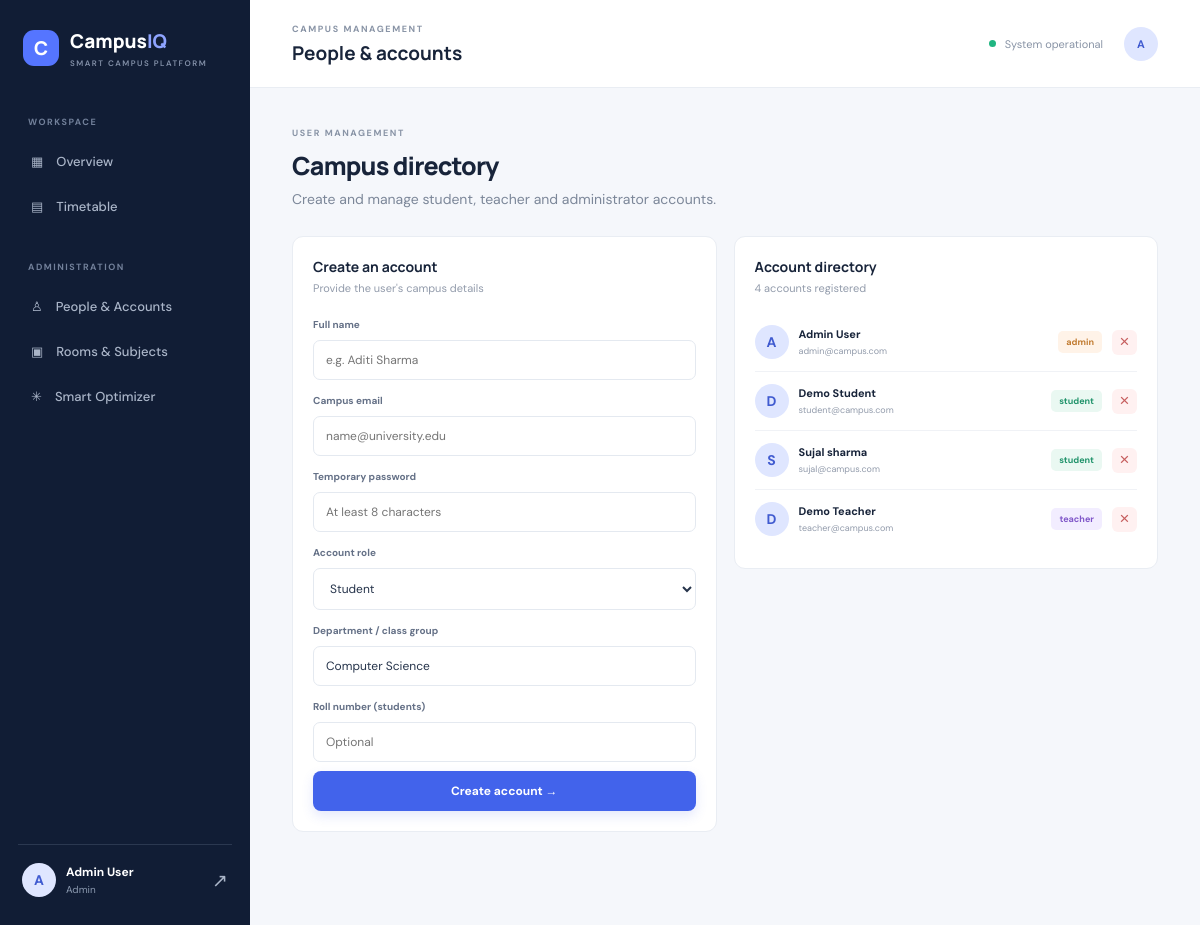
The app's page /admin/users (signed in) with its own data.
### app.py (models this page shows, shortened)
class User(UserMixin, db.Model):
    id = db.Column(db.Integer, primary_key=True)
    name = db.Column(db.String(100), nullable=False)
    email = db.Column(db.String(120), unique=True, nullable=False)
    password_hash = db.Column(db.String(255), nullable=False)
    role = db.Column(db.String(20), nullable=False)
    department = db.Column(db.String(100), default='Computer Science')
    roll_no = db.Column(db.String(40))

### app.py (the view, shortened to what this page needs)
@app.route('/admin/users', methods=['GET','POST'])
@role_required('admin')
def users():
    return render_template('users.html', users=User.query.order_by(User.role,User.name).all())

### app.py (called while the page is built)
@login_manager.user_loader
def load_user(user_id): return db.session.get(User, int(user_id))

def role_required(*roles):
    def decorator(fn):
        @wraps(fn)
        @login_required
        def wrapped(*args, **kwargs):
            if current_user.role not in roles: abort(403)
            return fn(*args, **kwargs)
        return wrapped
    return decorator

@app.context_processor
def inject_globals(): return {'DAYS': DAYS, 'SLOTS': SLOTS}

### templates/users.html
{% extends 'base.html' %}{% block page_heading %}People & accounts{% endblock %}{% block content %}<div class="welcome-row"><div><span class="eyebrow">USER MANAGEMENT</span><h1>Campus directory</h1><p class="muted">Create and manage student, teacher and administrator accounts.</p></div></div><div class="grid-two align-start"><div class="panel"><div class="panel-head"><div><h3>Create an account</h3><p>Provide the user's campus details</p></div></div><form method="post" class="form-stack"><label>Full name</label><input name="name" required placeholder="e.g. Aditi Sharma"><label>Campus email</label><input name="email" type="email" required placeholder="name@university.edu"><label>Temporary password</label><input name="password" type="password" minlength="8" required placeholder="At least 8 characters"><label>Account role</label><select name="role"><option value="student">Student</option><option value="teacher">Teacher</option><option value="admin">Administrator</option></select><label>Department / class group</label><input name="department" value="Computer Science" placeholder="e.g. CSE-3A"><label>Roll number (students)</label><input name="roll_no" placeholder="Optional"><button class="btn primary">Create account →</button></form></div><div class="panel"><div class="panel-head"><div><h3>Account directory</h3><p>{{ users|length }} accounts registered</p></div></div><div class="directory">{% for u in users %}<div class="directory-row"><div class="avatar soft">{{ u.name[:1]|upper }}</div><div class="directory-info"><b>{{ u.name }}</b><small>{{ u.email }}</small></div><span class="role-tag {{ u.role }}">{{ u.role }}</span><form method="post" action="{{ url_for('delete_user',user_id=u.id) }}" onsubmit="return confirm('Delete this account?')"><button class="icon-btn" title="Delete">×</button></form></div>{% else %}<p class="muted">No users found.</p>{% endfor %}</div></div></div>{% endblock %}

### templates/base.html
<!doctype html><html lang="en"><head><meta charset="utf-8"><meta name="viewport" content="width=device-width,initial-scale=1"><title>{% block title %}CampusIQ{% endblock %} | Smart Campus</title><link rel="stylesheet" href="{{ url_for('static',filename='style.css') }}"></head><body>{% if current_user.is_authenticated %}<aside class="sidebar"><a class="brand" href="{{ url_for('dashboard') }}"><span class="brand-icon">C</span><span>Campus<span class="brand-light">IQ</span><small>SMART CAMPUS PLATFORM</small></span></a><div class="side-label">WORKSPACE</div><a class="nav-link" href="{{ url_for('dashboard') }}">▦ <span>Overview</span></a><a class="nav-link" href="{{ url_for('timetable') }}">▤ <span>Timetable</span></a>{% if current_user.role=='admin' %}<div class="side-label">ADMINISTRATION</div><a class="nav-link" href="{{ url_for('users') }}">♙ <span>People & Accounts</span></a><a class="nav-link" href="{{ url_for('resources') }}">▣ <span>Rooms & Subjects</span></a><a class="nav-link" href="{{ url_for('optimize') }}">✳ <span>Smart Optimizer</span></a>{% elif current_user.role=='teacher' %}<div class="side-label">TEACHING</div><a class="nav-link" href="{{ url_for('availability') }}">◷ <span>My Availability</span></a>{% endif %}<div class="sidebar-bottom"><div class="avatar">{{ current_user.name[:1]|upper }}</div><div class="user-mini"><b>{{ current_user.name }}</b><small>{{ current_user.role|title }}</small></div><a class="logout" href="{{ url_for('logout') }}">↗</a></div></aside>{% endif %}<main class="main {% if not current_user.is_authenticated %}main-auth{% endif %}">{% if current_user.is_authenticated %}<header class="topbar"><div><span class="eyebrow">CAMPUS MANAGEMENT</span><h2>{% block page_heading %}Overview{% endblock %}</h2></div><div class="top-right"><span class="status-dot"></span><span>System operational</span><div class="top-avatar">{{ current_user.name[:1]|upper }}</div></div></header>{% endif %}<section class="content">{% with messages=get_flashed_messages(with_categories=true) %}{% for category,message in messages %}<div class="flash {{ category }}">{{ message }}</div>{% endfor %}{% endwith %}{% block content %}{% endblock %}</section></main></body></html>

### static/style.css (style rules this page uses)
:root { --navy:#111d35;--blue:#4263eb;--ink:#18243a;--muted:#7c8799;--line:#e9edf3;--bg:#f5f7fb;--white:#fff;--green:#15966b }
* { box-sizing:border-box }
body { margin:0;background:var(--bg);color:var(--ink);font-family:'DM Sans',sans-serif;font-size:14px }
.sidebar { width:250px;background:#111d35;color:#fff;position:fixed;inset:0 auto 0 0;padding:28px 18px;display:flex;flex-direction:column;z-index:3 }
.brand { display:flex;align-items:center;gap:11px;color:white;text-decoration:none;font:800 19px Manrope;margin:0 5px 48px }
.brand-icon { width:36px;height:36px;background:#5575ff;border-radius:11px;display:grid;place-items:center;color:white;font-size:19px }
.brand-light { color:#8fa4ff }
.brand small { display:block;font:600 8px 'DM Sans';letter-spacing:1.5px;color:#8390a8;margin-top:4px }
.side-label { font-size:9px;letter-spacing:1.5px;color:#72809a;font-weight:700;margin:0 10px 13px }
.nav-link { color:#aab5c8;text-decoration:none;padding:12px 13px;border-radius:8px;display:flex;gap:13px;align-items:center;margin-bottom:4px;font-size:13px }
.nav-link span { font-weight:500 }
.sidebar .side-label:not(:first-of-type) { margin-top:30px }
.sidebar-bottom { margin-top:auto;border-top:1px solid #2b3850;padding:18px 4px 0;display:flex;align-items:center;gap:10px }
.avatar,.top-avatar { width:34px;height:34px;border-radius:50%;background:#dfe6ff;color:#405bd0;display:grid;place-items:center;font-weight:700 }
.user-mini { display:grid;gap:3px;flex:1 }
.user-mini b { font-size:12px }
.user-mini small { font-size:10px;color:#8d9bb1 }
.logout { color:#aab5c8;text-decoration:none;font-size:19px }
.main { margin-left:250px;min-height:100vh }
.topbar { height:88px;background:white;border-bottom:1px solid var(--line);display:flex;align-items:center;justify-content:space-between;padding:0 42px }
.topbar h2 { font:700 19px Manrope;margin:4px 0 }
.eyebrow { font-size:9px;letter-spacing:1.6px;color:#8994a6;font-weight:700 }
.top-right { display:flex;align-items:center;gap:9px;color:#8994a6;font-size:11px }
.status-dot { width:7px;height:7px;border-radius:50%;background:#20b581 }
.top-avatar { margin-left:12px }
.content { padding:34px 42px 55px;max-width:1500px;margin:auto }
.welcome-row { display:flex;justify-content:space-between;align-items:center;gap:20px;margin-bottom:26px }
.welcome-row h1 { font:800 25px Manrope;letter-spacing:-.8px;margin:8px 0 5px }
.muted { color:var(--muted);line-height:1.6;margin:0 }
.btn { display:inline-flex;align-items:center;justify-content:center;gap:15px;border:0;border-radius:8px;padding:12px 17px;text-decoration:none;font:700 12px 'DM Sans';cursor:pointer }
.primary { background:var(--blue);color:white;box-shadow:0 5px 12px #4263eb25 }
.stat-card,.panel { background:white;border:1px solid var(--line);border-radius:11px;padding:20px }
.grid-two { display:grid;grid-template-columns:1fr 1fr;gap:17px;margin-bottom:19px }
.align-start { align-items:start }
.panel { margin-bottom:19px }
.panel h3,.panel-head h3 { font:700 14px Manrope;margin:0 0 5px }
.panel-head { display:flex;align-items:center;justify-content:space-between;margin-bottom:18px }
.panel-head p { font-size:11px;color:#929bab;margin:0 }
.role-tag,.room-tag { display:inline-block;padding:5px 8px;border-radius:5px;background:#eff2ff;color:#5269d9;font-size:9px;font-weight:700 }
.role-tag.teacher { background:#f2edff;color:#8057c9 }
.role-tag.admin { background:#fff3e8;color:#c17b30 }
.role-tag.student { background:#eaf8f2;color:#21936b }
.form-stack { display:flex;flex-direction:column;gap:9px;margin-top:17px }
.form-stack label { font-size:10px;font-weight:700;color:#657187;margin-top:5px }
.form-stack input,.form-stack select { width:100%;border:1px solid #e4e9f0;background:#fff;border-radius:7px;padding:11px 12px;font:12px 'DM Sans';color:#26344b;outline:none }
.directory-row { display:flex;align-items:center;gap:10px;padding:12px 0;border-bottom:1px solid #f0f2f6 }
.directory-row:last-child { border:0 }
.avatar.soft { flex-shrink:0 }
.directory-info { display:grid;gap:4px;flex:1;min-width:0 }
.directory-info b { font-size:11px }
.directory-info small { font-size:9px;color:#929bab;overflow:hidden;text-overflow:ellipsis }
.icon-btn { border:0;background:#fff1f1;color:#c65d5d;border-radius:6px;width:25px;height:25px;cursor:pointer;font-size:17px }

### records on screen
User: name "A", name "Admin User", role "Admin", email "admin@campus.com", role "admin"
User: name "D", name "Demo Student", email "student@campus.com", role "student"
User: name "S", name "Sujal sharma", email "sujal@campus.com", role "student"
User: name "D", name "Demo Teacher", email "teacher@campus.com", role "teacher"

### other values on screen
{{ users|length }} "4"
